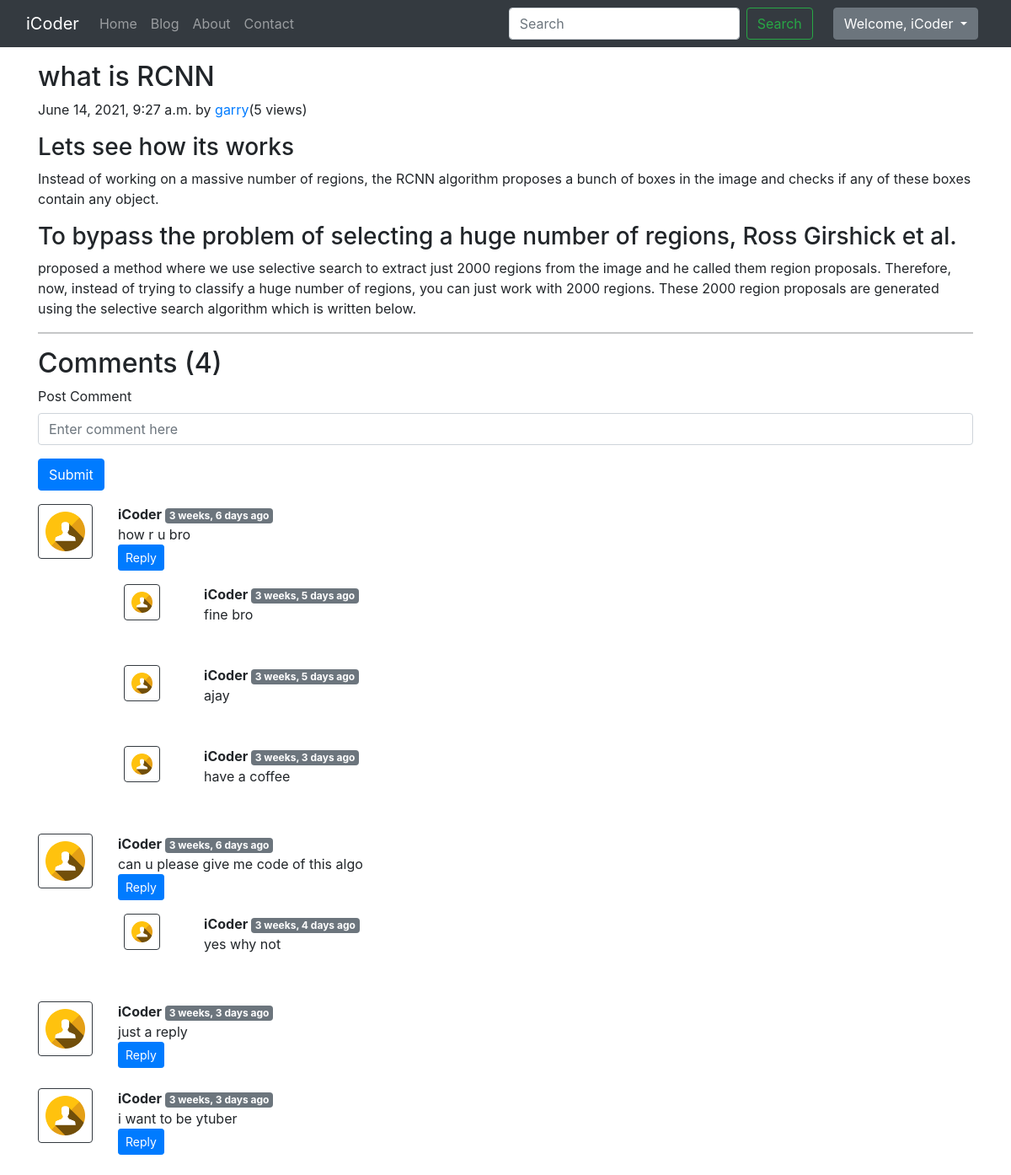
The app's page /blog/rcnn-machinelearning (signed in) with its own data.
### blog/models.py (models this page shows, shortened)
class Post(models.Model):
    sno = models.AutoField(primary_key=True)
    title = models.CharField(max_length=255)
    content = models.TextField()
    author = models.CharField(max_length=50)
    slug = models.CharField(max_length=150)
    views = models.IntegerField(default= 0)
    timestamp = models.DateTimeField(blank=True ,default=timezone.now)
    class Meta:
        ordering= ('-timestamp',)

class BlogComment(models.Model):
     sno = models.AutoField(primary_key=True)
     comment = models.TextField()
     user = models.ForeignKey(User, on_delete=models.CASCADE)
     post = models.ForeignKey(Post, on_delete=models.CASCADE)
     parent = models.ForeignKey('self', on_delete=models.CASCADE, null=True)
     timezone = models.DateTimeField(default = now)

### blog/views.py (the view)
# urls.py: path('<str:slug>', views.blogPost, name='blogPost'),
def blogPost(request, slug):
    post = Post.objects.filter(slug=slug).first()
    post.views = post.views + 1
    post.save()
    comments = BlogComment.objects.filter(post=post,parent=None)
    replies = BlogComment.objects.filter(post=post).exclude(parent=None)
    replyDict={ }
    for reply in replies:
        if reply.parent.sno not in replyDict.keys():
            replyDict[reply.parent.sno] = [reply]
        else:
            replyDict[reply.parent.sno].append(reply)
    context = {'post':post,'comments': comments, 'user': request.user, 'replyDict':replyDict}
    return render(request,'blog/blogpost.html',context)

### blog/templatetags/extras.py (called while the page is built)
@register.filter(name='get_val')
def get_val(dict, key):
    return dict.get(key)

### templates/blog/blogPost.html (shortened to what this page needs)
{% extends 'base.html' %}
{% block body %}
{% load humanize %}
{% load extras %}
<div class="container my-3">
    <h2 class="blog-post-title">{{post.title}}</h2>
    <p class="blog-post-meta">{{post.timestamp}} by <a href="/about">{{post.author}}</a>(<span>{{post.views}} views</span>)</p>
    <p>{{post.content|safe}}</p>
    <hr>
</div>
<div class="container">
    <h2> Comments ({{comments.count}}) </h2>
    <div class="my-2">
        {% if user.is_authenticated %}
        <form action="/blog/postComment" method="post">
            <div class="form-group">
                <label for="exampleInputEmail1">Post Comment </label>
                <input type="text" class="form-control" name="comment" placeholder="Enter comment here">
            </div>
            <button type="submit" class="btn btn-primary">Submit</button>
        </form>
        {% else %}
        Please login to post a comment
        {% endif %}
    </div>
    {% for comment in comments %}
    <div class="row my-3">
        <div class="col-md-1  ">
            <img class="rounded mx-auto d-block w-100 border border-dark p-2" src="/static/images/user.png" alt="user">
        </div>
        <div class="col-md-11 ">
            <b> {{comment.user.username}} </b> <span class="badge badge-secondary ">{{comment.timezone | naturaltime}}</span>
            <div>{{comment.comment}}</div>
            <div class="reply mx-0">
                {% if user.is_authenticated %}
                <button class="btn btn-sm btn-primary" type="button" data-toggle="collapse" data-target="#replyBox{{comment.sno}}" aria-expanded="false" aria-controls="replyBox{{comment.sno}}">
                    Reply
                </button>
                {% else %}
                <button class="btn btn-sm btn-primary" type="button" data-toggle="collapse" data-target="#replyBox{{comment.sno}}" aria-expanded="false" aria-controls="replyBox{{comment.sno}}">
                    Login to reply
                </button>
                {% endif %}
                <div class="replies my-2 ">
                    {% for reply in replyDict|get_val:comment.sno %}
                    <div class="row my-2">
                        <div class="col-md-1 ">
                            <img class="rounded mx-auto d-block w-75 my-2 border border-dark p-2" src="/static/images/user.png" alt="user">
                        </div>
                        <div class="col-md-11">
                            <div class="col-md-11 my-2">
                                <b> {{reply.user.username}} </b> <span class="badge badge-secondary ">{{reply.timezone| naturaltime}}</span>
                                <div>{{reply.comment}}</div>
                            </div>
                            <br>
                        </div>
                    </div>
                    {% endfor %}
                </div>
            </div>
        </div>
    </div>
    {% endfor %}
</div>
{% endblock %}

### templates/base.html (shortened to what this page needs)
<!doctype html>
<html lang="en">
<head>
  <link href="https://cdn.jsdelivr.net/npm/bootstrap@5.0.1/dist/css/bootstrap.min.css" rel="stylesheet"
>
  <link rel="stylesheet" href="https://cdn.jsdelivr.net/npm/bootstrap@4.5.3/dist/css/bootstrap.min.css"
>
</head>
<body>
  <nav class="navbar navbar-expand-lg navbar-dark bg-dark">
    <div class="container-fluid">
      <a class="navbar-brand" href="/">iCoder </a>
      <div class="collapse navbar-collapse" id="navbarSupportedContent">
        <ul class="navbar-nav me-auto mb-2 mb-lg-0">
          <li class="nav-item {% block homeactive %} {% endblock homeactive %}">
            <a class="nav-link" href="/">Home</a>
          </li>
          <li class="nav-item {% block blogactive %} {% endblock blogactive %}">
            <a class="nav-link" href="/blog">Blog</a>
          </li>
          <li class="nav-item {% block aboutactive %} {% endblock aboutactive %}">
            <a class="nav-link" href="/about">About</a>
          </li>
          <li class="nav-item {% block contactactive %} {% endblock contactactive %}">
            <a class="nav-link" href="/contact">Contact</a>
          </li>
        </ul>
        <div class="mx-4">
          <form method="get" action="/search" class="d-flex" \>
            <input class="form-control mr-sm-2 mx-5" type="search" placeholder="Search" aria-label="Search" name="query"
              id="query">
            <button class="btn btn-outline-success my-2 my-sm-0 " type="submit">Search</button>
          </form>
        </div>
        {% if user.is_authenticated %}
        <div class="dropdown mr-2">
          <button class="btn btn-secondary dropdown-toggle" type="button" id="dropdownMenuButton" data-toggle="dropdown"
            aria-haspopup="true" aria-expanded="false">
            Welcome, {{request.user}}
          </button>
        </div>
        {% endif %}
      </div>
    </div>
  </nav>
  {% block body %}
  {% endblock body %}
</body>
</html>

### records on screen
Post: title "what is RCNN", timestamp "June 14, 2021, 9:27 a.m.", author "garry", views "5", content "Lets see how its works Instead of working on a massive number of regions, the RCNN algorithm proposes a bunch of boxes in the image and checks if any of these boxes contain any object. To bypass the problem of selecting a huge number of regions, Ross Girshick et al. proposed a method where we use selective search to extract just 2000 regions from the image and he called them region proposals. Therefore, now, instead of trying to classify a huge number of regions, you can just work with 2000 regions. These 2000 region proposals are generated using the selective search algorithm which is written below."
BlogComment: user.username "iCoder", timezone "3 weeks, 6 days ago", comment "how r u bro"
BlogComment: user.username "iCoder", timezone "3 weeks, 5 days ago", comment "fine bro"
BlogComment: user.username "iCoder", timezone "3 weeks, 5 days ago", comment "ajay"
BlogComment: user.username "iCoder", timezone "3 weeks, 3 days ago", comment "have a coffee"
BlogComment: user.username "iCoder", timezone "3 weeks, 6 days ago", comment "can u please give me code of this algo"
BlogComment: user.username "iCoder", timezone "3 weeks, 4 days ago", comment "yes why not"
BlogComment: user.username "iCoder", timezone "3 weeks, 3 days ago", comment "just a reply"
BlogComment: user.username "iCoder", timezone "3 weeks, 3 days ago", comment "i want to be ytuber"

### other values on screen
{{ request.user }} "iCoder"
{{ comments.count }} "4"
